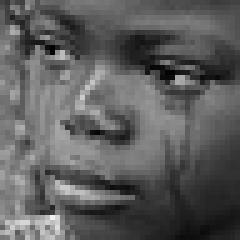
#> input picture assets/sad/sad-0609.jpg, 48 x 48 px, found by its file name (shown 5 times larger)
$ jupyter execute --allow-errors processing.ipynb
#> lines starting #> are read from the running program, lines starting #| are printed output that depends on the picture
[cell 1]
import pandas as pd

[cell 2]
import cv2
import numpy as np
import matplotlib.pyplot as plt

# Load gambar grayscale
img = cv2.imread('D:/KULIAH/Mata Kuliah/semester-4/PPDM/tugas-2/assets/sad/sad-0609.jpg', 0)
#> img is the input picture: shape (48, 48); min 0, max 241, mean 92.9

# Konversi ke pixel matrix
pixel_matrix = np.array(img)
# df = pd.DataFrame(pixel_matrix)
pixel_matrix
# Pembuatan color histogram
# hist, bins = np.histogram(pixel_matrix.ravel(), 256, [0, 256])

# # Menampilkan histogram
# plt.hist(pixel_matrix.ravel(), 256, [0, 256])
# plt.show()

[cell 3]
import cv2
import numpy as np
from matplotlib import pyplot as plt

# Load gambar grayscale
img1 = cv2.imread('D:/KULIAH/Mata Kuliah/semester-4/PPDM/tugas-2/assets/sad/sad-0607.jpg', 0)
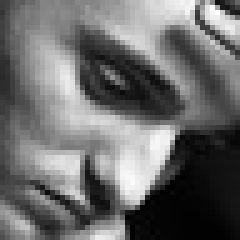
#> input picture assets/sad/sad-0607.jpg, 48 x 48 px, found by its file name (shown 5 times larger)
#> img1 is the input picture: shape (48, 48); min 0, max 255, mean 107.3
img2 = cv2.imread('D:/KULIAH/Mata Kuliah/semester-4/PPDM/tugas-2/assets/sad/sad-0608.jpg', 0)
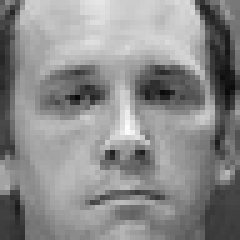
#> input picture assets/sad/sad-0608.jpg, 48 x 48 px, found by its file name (shown 5 times larger)
#> img2 is the input picture: shape (48, 48); min 9, max 252, mean 139.2
img3 = cv2.imread('D:/KULIAH/Mata Kuliah/semester-4/PPDM/tugas-2/assets/sad/sad-0609.jpg', 0)


# Simpan gambar ke dalam list
images = [img1, img2, img3]

# Looping untuk menampilkan setiap gambar
#> (the rest of this cell did not finish here and is left out)

[cell 4]
from PIL import Image

# membuka gambar
img = Image.open("D:/KULIAH/Mata Kuliah/semester-4/PPDM/tugas-2/assets/sad/sad-0609.jpg")

# mengubah ke mode grayscale
img_gray = img.convert("L")

# mengakses nilai piksel
pixel_values = list(img_gray.getdata())
#> pixel_values = 2304 values, max 241 at index 2074, min 0 at index 442, mean 92.92

# mencetak nilai piksel
print(pixel_values)
#> (printed output is left out)

[cell 5]
import cv2
import numpy as np
from matplotlib import pyplot as plt

# Load gambar grayscale
img = cv2.imread('D:/KULIAH/Mata Kuliah/semester-4/PPDM/tugas-2/assets/sad/sad-0609.jpg', 0)
print(img)
# Konversi ke pixel matrix
pixel_matrix = np.array(img)

# Pembuatan colour histogram
max_val = int(np.amax(pixel_matrix))
#> max_val = 241
histogram, _ = np.histogram(pixel_matrix, bins=np.arange(0, 257))
#> histogram = 256 values, max 38 at index 124, min 0 at index 1, mean 9

# Penghitungan first order statistics
mean = np.mean(pixel_matrix)
#> mean = 92.92
std_dev = np.std(pixel_matrix)
#> std_dev = 40.2

# Menampilkan hasil
plt.figure(figsize=(30,4))
plt.subplot(131), plt.imshow(img, cmap='gray')
plt.title('Grayscale Image'), plt.xticks([]), plt.yticks([])
# [5 lines of commented-out code are left out]
plt.show()
